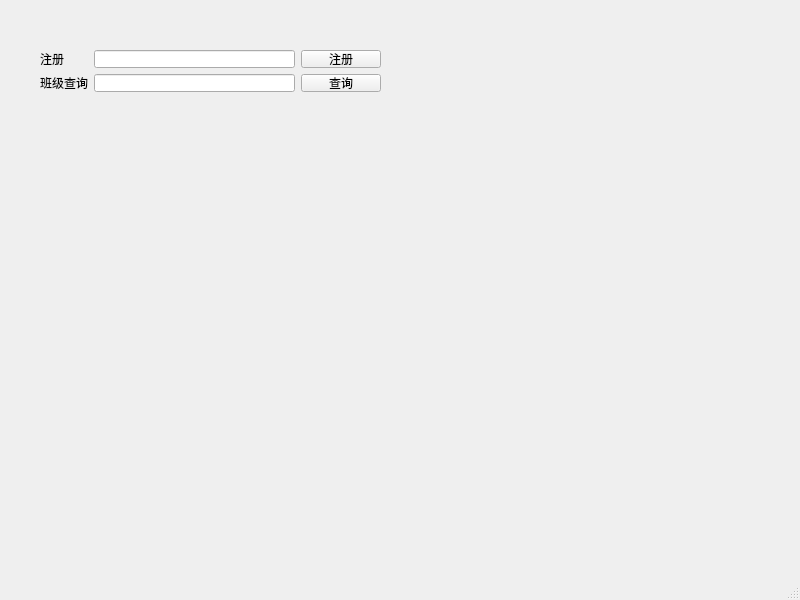
<?xml version="1.0" encoding="UTF-8"?>
<ui version="4.0">
 <class>MainWindow</class>
 <widget class="QMainWindow" name="MainWindow">
  <property name="geometry">
   <rect>
    <x>0</x>
    <y>0</y>
    <width>800</width>
    <height>600</height>
   </rect>
  </property>
  <property name="windowTitle">
   <string>nihao</string>
  </property>
  <widget class="QWidget" name="centralwidget">
   <widget class="QWidget" name="layoutWidget">
    <property name="geometry">
     <rect>
      <x>40</x>
      <y>50</y>
      <width>341</width>
      <height>42</height>
     </rect>
    </property>
    <layout class="QGridLayout" name="gridLayout">
     <item row="0" column="0" rowspan="2">
      <layout class="QFormLayout" name="formLayout">
       <item row="1" column="0">
        <widget class="QLabel" name="label_2">
         <property name="text">
          <string>注册</string>
         </property>
        </widget>
       </item>
       <item row="1" column="1">
        <widget class="QLineEdit" name="lineEdit"/>
       </item>
       <item row="2" column="0">
        <widget class="QLabel" name="label">
         <property name="text">
          <string>班级查询</string>
         </property>
        </widget>
       </item>
       <item row="2" column="1">
        <widget class="QLineEdit" name="lineEdit_2"/>
       </item>
      </layout>
     </item>
     <item row="0" column="1">
      <widget class="QPushButton" name="pushButton">
       <property name="text">
        <string>注册</string>
       </property>
      </widget>
     </item>
     <item row="1" column="1">
      <widget class="QPushButton" name="pushButton_2">
       <property name="text">
        <string>查询</string>
       </property>
      </widget>
     </item>
    </layout>
   </widget>
  </widget>
  <widget class="QMenuBar" name="menubar">
   <property name="geometry">
    <rect>
     <x>0</x>
     <y>0</y>
     <width>800</width>
     <height>18</height>
    </rect>
   </property>
  </widget>
  <widget class="QStatusBar" name="statusbar"/>
 </widget>
 <resources/>
 <connections/>
</ui>
